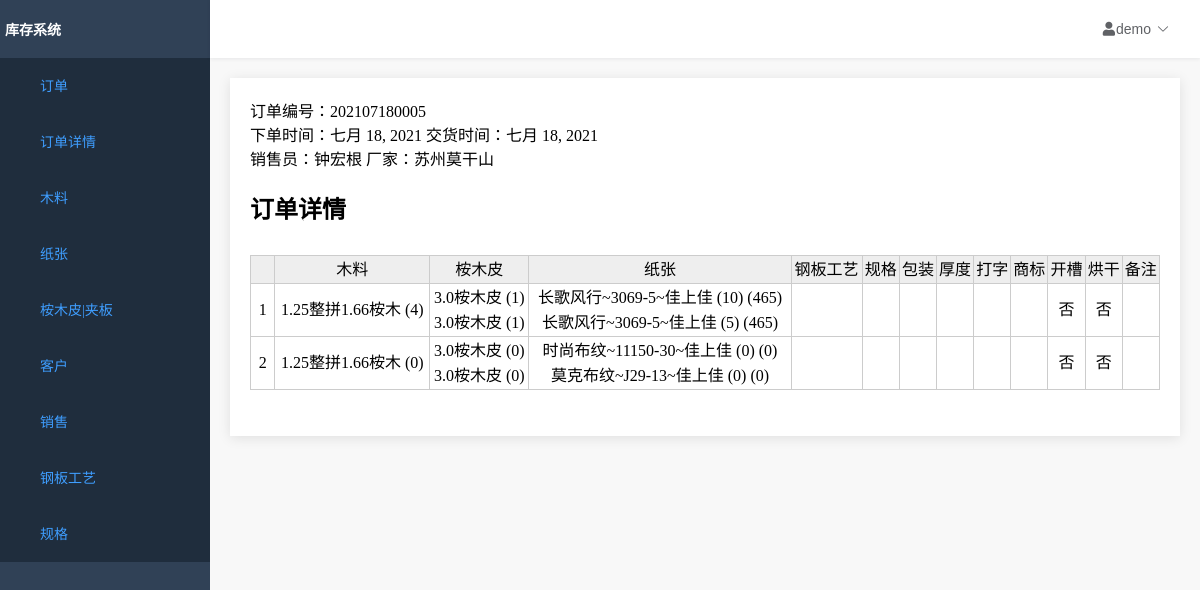
The page /home/order/head/view/detail/184/ on the database its author committed.
### order/models.py (models this page shows, shortened)
class OrderHeadModel(models.Model):
    id = models.AutoField(primary_key=True)
    order_number = models.IntegerField('订单编号', default=0)
    order_date = models.DateField('下单时间', default=now)
    delivery_date = models.DateField('交货时间', default=now)
    salesman = models.ForeignKey(
        SalesmanModel,
        verbose_name='销售员',
        on_delete=models.PROTECT, null=True)
    customer = models.ForeignKey(
        CustomerModel,
        verbose_name='厂家',
        on_delete=models.PROTECT, null=True)
    sure = models.BooleanField(
        '是否确认', default=False, blank=False, null=False)
    complete = models.BooleanField(
        '是否完成', default=False, blank=False, null=False)
    note = models.TextField('备注', max_length=256, default='')
    user = models.ForeignKey(
        User,
        verbose_name='作者',
        on_delete=models.PROTECT, null=True)
    created_time = models.DateTimeField('创建时间', default=now)
    last_mod_time = models.DateTimeField('修改时间', auto_now=True)
    objects = models.manager

class OrderModel(models.Model):
    id = models.AutoField(primary_key=True, blank=True)
    head_number = models.ForeignKey(
        OrderHeadModel,
        verbose_name='订单编号',
        on_delete=models.PROTECT, null=True)
    wood = models.ForeignKey(
        WoodModel,
        verbose_name='木料',
        on_delete=models.PROTECT)
    woodCount = models.IntegerField('木料数量', default=0)
    skin = models.ForeignKey(
        SkinModel,
        verbose_name='桉木皮',
        on_delete=models.PROTECT, null=True, blank=True)
    skinCount = models.IntegerField('桉木皮数量', default=0, blank=True)
    other_skin = models.ForeignKey(
        SkinModel,
        verbose_name='桉木皮2',
        related_name='other_skin',
        on_delete=models.PROTECT, null=True, blank=True)
    other_skin_count = models.IntegerField('桉木皮数量2', default=0, blank=True)
    paper = models.ForeignKey(
        PaperModel,
        verbose_name='纸张1',
        on_delete=models.PROTECT, null=True, blank=True)
    paperCount = models.IntegerField('纸张数量', default=0, blank=True)
    other_paper = models.ForeignKey(
        PaperModel,
        verbose_name='纸张2',
        related_name='other_paper',
        on_delete=models.PROTECT, null=True, blank=True)
    other_paper_count = models.IntegerField('纸张数量', default=0, blank=True)
    technology = models.ForeignKey(
        TechnologyModel,
        verbose_name='钢板工艺',
        on_delete=models.PROTECT, null=True, blank=True)
    specifications = models.ForeignKey(
        SpecificationModel,
        verbose_name='规格',
        on_delete=models.PROTECT, null=True, blank=True)
    packaging = models.TextField('包装', max_length=64, default='', blank=True)
    thickness = models.TextField('厚度', max_length=64, default='', blank=True)
    trademark = models.TextField('商标', max_length=64, default='', blank=True)
    word = models.TextField('打字', max_length=64, default='', blank=True)
    is_grooving = models.BooleanField(
        '是否开槽', default=False, blank=False)
    is_drying = models.BooleanField(
        '是否烘干', default=False, blank=False)
    sure = models.BooleanField(
        '是否确认', default=False, blank=False)
    note = models.TextField('备注', max_length=256, default='', blank=True)
    user = models.ForeignKey(
        User,
        verbose_name='作者',
        on_delete=models.PROTECT, null=True)
    created_time = models.DateTimeField('创建时间', default=now)
    last_mod_time = models.DateTimeField('修改时间', auto_now=True)
    objects = models.Manager()

### salesman/models.py (models this page shows, shortened)
class SalesmanModel(models.Model):
    id = models.AutoField(primary_key=True)
    name = models.TextField('名称', max_length=64, unique=True, null=False)
    phone = models.TextField('电话', max_length=64)
    note = models.TextField('备注', max_length=256, default='')
    enable = models.BooleanField(
        '是否使用', default=True, blank=False, null=False)
    created_time = models.DateTimeField('创建时间', default=now)
    last_mod_time = models.DateTimeField('修改时间', auto_now=True)
    objects = models.manager
    def __str__(self):
        return str(self.name)

### customer/models.py (models this page shows)
class CustomerModel(models.Model):
    id = models.AutoField(primary_key=True)
    name = models.TextField('名称', max_length=64, unique=True, null=False)
    address = models.TextField('地址', max_length=64)
    phone = models.TextField('电话', max_length=64)
    enable = models.BooleanField(
        '是否使用', default=True, blank=False, null=False)
    note = models.TextField('备注', max_length=256, default='')
    created_time = models.DateTimeField('创建时间', default=now)
    last_mod_time = models.DateTimeField('修改时间', auto_now=True)
    objects = models.manager
    def __str__(self):
        return self.name

### wood/models.py (models this page shows)
class WoodModel(models.Model):
    id = models.AutoField(primary_key=True)
    name = models.TextField('名称', max_length=64, unique=False, null=False)
    factory = models.TextField('厂家', max_length=64, default="")
    count = models.IntegerField('数量', default=0)
    note = models.TextField('备注', max_length=256, default='')
    enable = models.BooleanField(
        '是否使用', default=True, blank=False, null=False)
    created_time = models.DateTimeField('创建时间', default=now)
    last_mod_time = models.DateTimeField('修改时间', auto_now=True)
    objects = models.manager
    def __str__(self):
        return self.name

### skin/models.py (models this page shows)
class SkinModel(models.Model):
    id = models.AutoField(primary_key=True)
    name = models.TextField('名称', max_length=64, unique=True, null=False)
    factory = models.TextField('厂家', max_length=64, default="")
    count = models.IntegerField('数量', default=0)
    note = models.TextField('备注', max_length=256, default='')
    enable = models.BooleanField(
        '是否使用', default=True, blank=False, null=False)
    created_time = models.DateTimeField('创建时间', default=now)
    last_mod_time = models.DateTimeField('修改时间', auto_now=True)
    objects = models.manager
    def __str__(self):
        return self.name

### paper/models.py (models this page shows)
class PaperModel(models.Model):
    id = models.AutoField(primary_key=True)
    color = models.TextField('花色', max_length=64, default="")
    type = models.TextField('型号', max_length=64, default="")
    factory = models.TextField('厂家', max_length=64, default="")
    count = models.IntegerField('数量', default=0)
    note = models.TextField('备注', max_length=256, default='')
    enable = models.BooleanField(
        '是否使用', default=True, blank=False, null=False)
    created_time = models.DateTimeField('创建时间', default=now)
    last_mod_time = models.DateTimeField('修改时间', auto_now=True)
    objects = PaperManager()
    def __str__(self):
        return '%s~%s~%s' % (self.color, self.type, self.factory)

### order/views.py (the view)
# urls.py: path('head/view/detail/<int:pk>/', views.view_detail_orders, name='view_detail_orders'),
def view_detail_orders(request, pk):
    detail = OrderModel.objects.filter(id=pk).first()
    if detail:
        order_heads = OrderHeadModel.objects.filter(id=detail.head_number.id)
        if order_heads and len(order_heads) > 0:
            form = OrderHeadForm(instance=order_heads[0])
            formset = ViewOrderFormSet(instance=order_heads[0])
            return render(request, 'order_view.html', {'form': form, 'formset': formset, })
    return HttpResponseRedirect('/home/order/list/')

### InventorySystem/context_processor.py (called while the page is built)
def nav_list(request):
    func_list = []
    func_list.append(('订单', '/home/order/head/list'))
    func_list.append(('订单详情', '/home/order/list'))
    func_list.append(('木料', '/home/wood/list'))
    func_list.append(('纸张', '/home/paper/list'))
    func_list.append(('桉木皮|夹板', '/home/skin/list'))
    func_list.append(('客户', '/home/customer/list'))
    func_list.append(['销售', '/home/salesman/list'])
    func_list.append(('钢板工艺', '/home/process/technology/list'))
    func_list.append(('规格', '/home/process/specification/list'))
    return locals()

### templates/order_view.html (shortened to what this page needs)
{% extends 'home.html' %}
{% block list %}
<div class="flex" id="content">
<form action="" method="post">
    <div>
    <label><span>{{ form.order_number.label }}：</span>{{ form.instance.order_number }}</label><br>
    <label><span>{{ form.order_date.label }}：</span>{{ form.instance.order_date }}</label>
    <label><span>{{ form.delivery_date.label }}：</span>{{ form.instance.delivery_date }}</label><br>
    <label><span>{{ form.salesman.label }}：</span>{{ form.instance.salesman }}</label>
    <label><span>{{ form.customer.label }}：</span>{{ form.instance.customer }}</label>
    </div>
    <h2>订单详情</h2>
    <div class="entry" style="overflow:scroll;">
        <table id="id_orders_table">
            <thead>
            <tr>
                <th scope="col"></th>
                <th scope="col">木料</th>
                <th scope="col">桉木皮</th>
                <th scope="col">纸张</th>
                <th scope="col">钢板工艺</th>
                <th scope="col">规格</th>
                <th scope="col">包装</th>
                <th scope="col">厚度</th>
                <th scope="col">打字</th>
                <th scope="col">商标</th>
                <th scope="col">开槽</th>
                <th scope="col">烘干</th>
                <th scope="col">备注</th>
            </tr>
            </thead>
            <tbody>
            {% for form in formset %}
            <tr id="{{ form.prefix }}-row">
                <td>
                    {{ forloop.counter }}
                </td>
                <td>
                    {{ form.instance.wood }} ({{ form.instance.woodCount }})
                </td>
                <td>
                    {% if form.instance.skin %}
                    {{ form.instance.skin }} ({{ form.instance.skinCount }})<br>
                    {% endif %}
                    {% if form.instance.other_skin %}
                    {{ form.instance.other_skin }} ({{ form.instance.other_skin_count }})
                    {% endif %}
                </td>
                <td>
                    {% if form.instance.paper %}
                    {{ form.instance.paper }} ({{ form.instance.paperCount }}) ({{ form.instance.paper.count }})<br>
                    {% endif %}
                    {% if form.instance.other_paper %}
                    {{ form.instance.other_paper }} ({{ form.instance.other_paper_count }}) ({{ form.instance.other_paper.count }})
                    {% endif %}
                </td>
                <td>
                </td>
                <td>
                </td>
                <td>
                </td>
                <td>
                </td>
                <td>
                </td>
                <td>
                </td>
                <td>
                    {% if form.instance.is_grooving %}
                    是
                    {% else %}
                    否
                    {% endif %}
                </td>
                <td>
                    {% if form.instance.is_drying %}
                    是
                    {% else %}
                    否
                    {% endif %}
                </td>
                <td>
                </td>
            </tr>
            {% endfor %}
            </tbody>
        </table>
    </div>
</form>
</div>
{% endblock %}

### static/css/base.css (style rules this page uses)
#content { padding: 20px; background-color: white; margin: 20px; box-shadow: 0 2px 12px 0 rgba(0, 0, 0, 0.1); }
td, th { vertical-align: inherit; border-bottom: none; }
body, #container { background-color: #f1f1f1; }

### static/css/index.css (style rules this page uses)
html, body { padding: 0px; margin: 0px; background-color: #f8f8f8; height: 100%; overflow: hidden; }

### templates/order_view.html (style rules this page uses)
table { width: 100%; background: #ccc; margin: 10px auto; white-space:nowrap; border-collapse: collapse; }
th,td { height: 25px; line-height: 25px; text-align: center; border: 1px solid #ccc; }
th { background: #eee; font-weight: normal; }
td { min-width:20px; max-width:100%; }
tr { background: #fff; }

### rows shown on the page
OrderHeadModel: instance.order_number "202107180005", instance.order_date "七月 18, 2021", instance.delivery_date "七月 18, 2021", instance.salesman "钟宏根", instance.customer "苏州莫干山"
OrderModel: instance.wood "1.25整拼1.66桉木", instance.woodCount "4", instance.skin "3.0桉木皮", instance.skinCount "1", instance.other_skin "3.0桉木皮", instance.other_skin_count "1", instance.paper "长歌风行~3069-5~佳上佳", instance.paperCount "10", instance.paper.count "465", instance.other_paper "长歌风行~3069-5~佳上佳", instance.other_paper_count "5", instance.other_paper.count "465"
OrderModel: instance.wood "1.25整拼1.66桉木", instance.woodCount "0", instance.skin "3.0桉木皮", instance.skinCount "0", instance.other_skin "3.0桉木皮", instance.other_skin_count "0", instance.paper "时尚布纹~11150-30~佳上佳", instance.paperCount "0", instance.paper.count "0", instance.other_paper "莫克布纹~J29-13~佳上佳", instance.other_paper_count "0", instance.other_paper.count "0"

### other values the page prints
{{ func.0 }} "订单" "订单详情" "木料" "纸张" "桉木皮|夹板" "客户" "销售" "钢板工艺" "规格"
